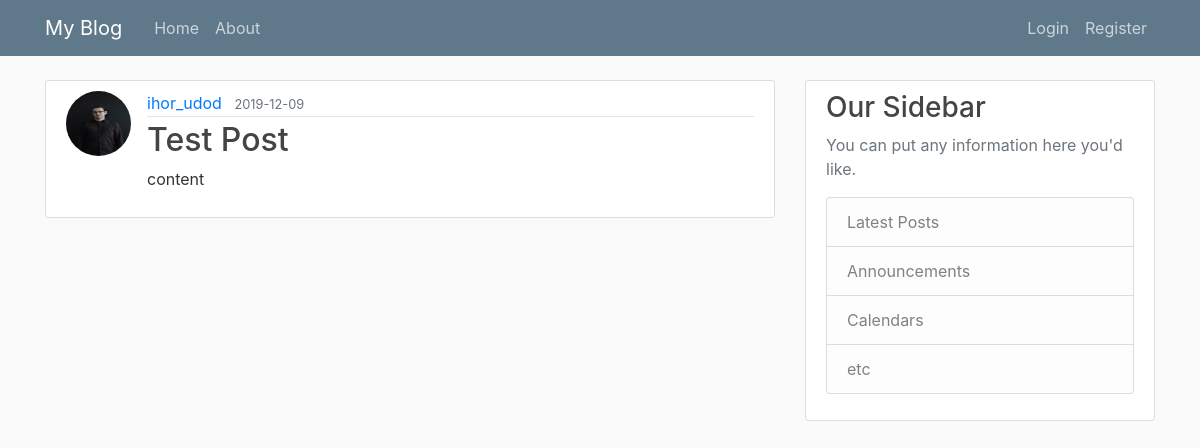
The page /post/2 on the database as committed earlier.
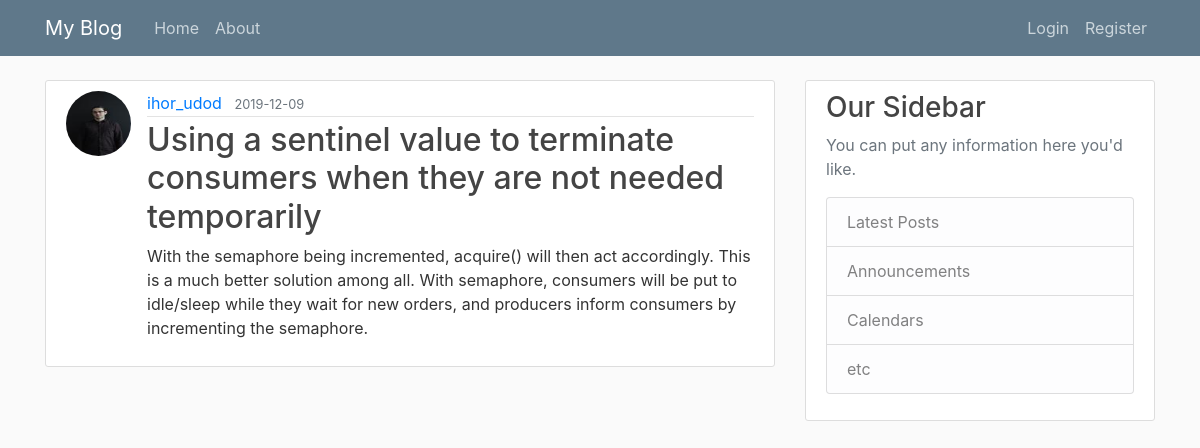
The same page on the database as committed later.
### fl_blog/models.py (models this page shows, shortened)
class Post(db.Model):
    id = db.Column(db.Integer, primary_key=True)
    title = db.Column(db.String(120), nullable=False)
    date_posted = db.Column(db.DateTime, nullable=False, default=datetime.utcnow)
    content = db.Column(db.Text, nullable=False)
    user_id = db.Column(db.Integer, db.ForeignKey('user.id'), nullable=False)

### fl_blog/routes.py (the view)
@app.route("/post/<int:post_id>")
def post(post_id):
    post = Post.query.get_or_404(post_id)
    return render_template('post.html', title=post.title, post=post)

### fl_blog/templates/post.html (shortened to what this page needs)
{% extends "layout.html" %}
{% block content %}
  <article class="media content-section">
    <img class="rounded-circle article-img" src="{{ url_for('static', filename='profile_pics/' + post.author.image_file) }}">
    <div class="media-body">
      <div class="article-metadata">
        <a class="mr-2" href="{{ url_for('user_posts', username=post.author.username) }}">{{ post.author.username }}</a>
        <small class="text-muted">{{ post.date_posted.strftime('%Y-%m-%d') }}</small>
      </div>
      <h2 class="article-title">{{ post.title }}</h2>
      <p class="article-content">{{ post.content }}</p>
    </div>
  </article>
{% endblock content %}

Rows that differ between the two databases and show on the page:
changed Post: title "Test Post" → "Using a sentinel value to terminate consumers when they are not needed temporarily"; content "content" → "With the semaphore being incremented, acquire() will then act accordingly. This is a much better solution among all. With semaphore, consumers will be put to idle/sleep while they wait for new orders, and producers inform consumers by incrementing the semaphore."
